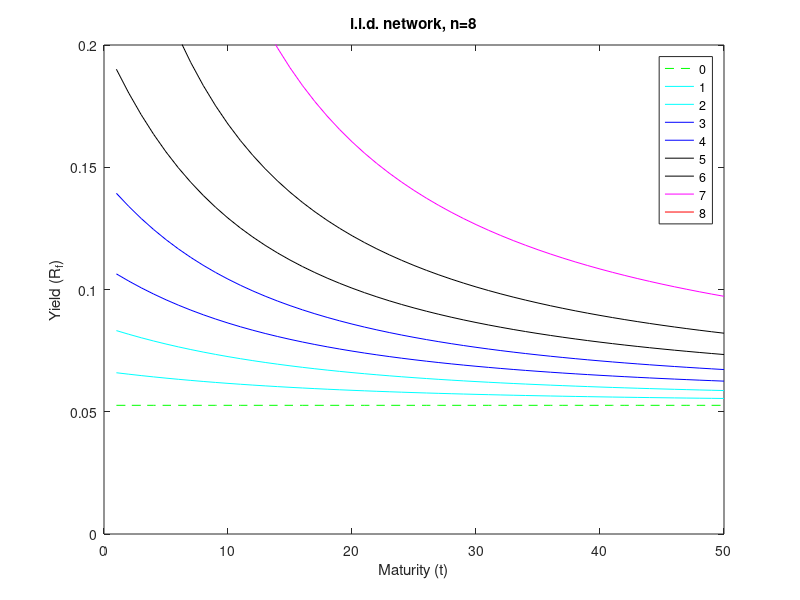

Reproduce this figure in MATLAB.
clear; clc

%define parameters

n = 8; % # nodes
T = 50; % # periods forward running the risk free rate
%m=12; %number of edges, maximum n(n-1)
risk_ratio = 1;
m = .1;
lambda= m; %internsity of distress
eta=m*risk_ratio; %probability of recovery
delta = .95; %time prefrence
gamma = 1; %RRA parameter of CRRA

%Dividend at each state
x(1) = 1; %x_lowerbar, value of idiosyncratic component at busat state
x(2) = 1e10; %x_bar, value of idiosyncratic component at boom state

Delta = zeros(n); %complete network, non-directional
%%
H = zeros(n,2^n); %States of the world (H)
Lambda = zeros(n,2^n); %collect all lambda_i for each node at each state
Pi = zeros(2^n,2^n); %markov matrix
D = NaN(2^n,1); %total dividend at each state

for k=1:2^n %state of the world
    str = dec2bin(k-1,n); %generate binary number k-1
    digit = str-'0'; %arrange each digit in a row vector
    H(:,k) = digit'; %define this vector as state of the world k
    D(k) = x(1)*sum(H(:,k))+x(2)*(n-sum(H(:,k))); %total dividend at k

    %Lambda(:,k) = lambda*Delta*H(:,k)+lambda; %With natural distress rate
    Lambda(:,k) = lambda*Delta*H(:,k); %Without natural rate
end
%%

for k_origin = 1:2^n
    for k_dest = 1:2^n

        aux = NaN(n,1);
        for i = 1:n
aux(i) = (1-eta)*H(i,k_origin)*H(i,k_dest)+eta*H(i,k_origin)*(1-H(i,k_dest))+...
         Lambda(i,k_origin)*(1-H(i,k_origin))*H(i,k_dest)+(1-Lambda(i,k_origin))*(1-H(i,k_origin))*(1-H(i,k_dest));
        end
        Pi(k_origin,k_dest) = prod(aux);
        
    end
end


MU = @(u) u.^(-gamma);
A = Pi.*(MU(D)*(1./MU(D))')'*delta;
%MU = @(u) exp(-delta)*u.^(-gamma);
%A = Pi.*(MU(D)*(1./MU(D))');

r = NaN(T,2^n);
for t = 1:T
    r(t,:) = (1./(sum(mpower(A,t),2))).^(1/t);
    %r(t,:) = (1./(sum(mpower(A,t),2))-1)/t+1;
    %r(t,:) = (-log(sum(mpower(A,t),2)))/t+1;
end

%%

%{
**************************************************************************
                                FIGURES
**************************************************************************
%}

iid_fig = figure;
leg = cell(1,n+1);
%Center not distressed, i-1 periphery distressed

% there are four colors, so grouping n states to 4 groups we have x in each
% group: x = ceil((n-2)/4)
state_num_in_group = ceil((n-2)/4);
for i = 1:n+1
    if i == 1
        color_used = 'g--';
    elseif i > 1 && i <= state_num_in_group+1
        color_used = 'c-';
    elseif i > 1*state_num_in_group+1 && i <= 2*state_num_in_group+1
        color_used = 'b-';
    elseif i > 2*state_num_in_group+1 && i <= 3*state_num_in_group+1
        color_used = 'k-';
    elseif i > 3*state_num_in_group+1 && i <= 4*state_num_in_group+1 && ...
            i ~= n+1
        color_used = 'm-';
    elseif i == n+1
        color_used = 'r-';        
    end
    
    leg{i} = num2str(i-1);
    if i == 1
        plot(r(:,1)-1,color_used) % 0 distressed        
    else
        plot(r(:,2^(n-1)+2^(i-2))-1,color_used) % i-1 distressed
    end
    hold on
end


title(sprintf('i.i.d. network, n=%d',n))
xlabel(sprintf('Maturity (t)'))
ylabel(sprintf('Yield (R_f)'))
axis([0,50,0,0.2]) %for comparison!



legend(leg,'Location','northeast','Orientation','vertical')

cd C:\Users\Oren\Documents\MATLAB\Network\figures
file_name = sprintf('iid_n%d_lambda0%.0f.jpg',n,lambda*100);
print(iid_fig,'-dpng','-r100',file_name)













